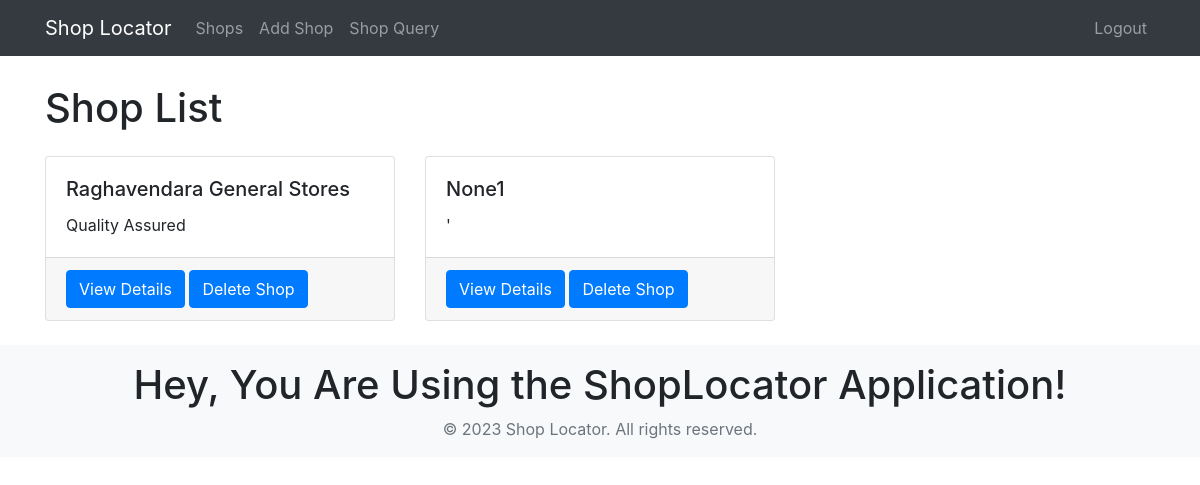
The page /shops/list/ (signed in) on the database its author committed.
### shops/models.py (models this page shows, shortened)
class Shop(models.Model):
    name = models.CharField(max_length=100)
    latitude = models.FloatField(default=0)
    longitude = models.FloatField(default=0)
    address = models.CharField(max_length=200, default='')
    contact = models.CharField(max_length=20, default='')
    description = models.TextField(default='')
    user = models.ForeignKey(User, on_delete=models.CASCADE, default=None)

### shops/views.py (the view)
# urls.py: path('list/', login_required(shop_list), name='shop_list'),
@login_required
def shop_list(request):
    if request.user.is_superuser:
        shops = Shop.objects.all()
    else:
        shops = Shop.objects.filter(user=request.user)
    return render(request, 'shop_list.html', {'shops': shops})

### shops/templates/shop_list.html (shortened to what this page needs)
{% extends 'base.html' %}
{% load static %}
{% block content %}
    <div class="container">
        <h1 class="my-4">Shop List</h1>
        <div class="row">
            {% for shop in shops %}
            <div class="col-lg-4 col-md-6 mb-4">
                <div class="card h-100">
                    <div class="card-body">
                        <h5 class="card-title">{{ shop.name }}</h5>
                        <p class="card-text">{{ shop.description }}</p>
                    </div>
                    <div class="card-footer">
                        <a href="{% url 'shop_detail' shop.id %}" class="btn btn-primary">View Details</a>
                        {% if shop.user == request.user or request.user.is_superuser %}
                        <span><a href="{% url 'shop_delete' shop.id %}" class="btn btn-primary">Delete Shop</a></span>
                        {% endif %}
                    </div>
                </div>
            </div>
            {% endfor %}
        </div>
    </div>
{% endblock %}

### shops/templates/base.html (style rules this page uses)
body { padding-top: 60px; }

### rows shown on the page
Shop: name "Raghavendara General Stores", description "Quality Assured", shows "Delete Shop"
Shop: name "None1", description "'", shows "Delete Shop"
